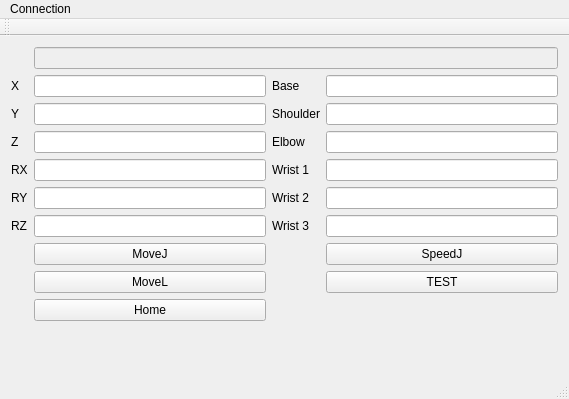
<?xml version="1.0" encoding="UTF-8"?>
<ui version="4.0">
 <class>MainWindow</class>
 <widget class="QMainWindow" name="MainWindow">
  <property name="enabled">
   <bool>true</bool>
  </property>
  <property name="geometry">
   <rect>
    <x>0</x>
    <y>0</y>
    <width>569</width>
    <height>399</height>
   </rect>
  </property>
  <property name="windowTitle">
   <string>UR3 Data</string>
  </property>
  <widget class="QWidget" name="centralWidget">
   <layout class="QGridLayout" name="gridLayout">
    <item row="3" column="2">
     <widget class="QLabel" name="label_3">
      <property name="text">
       <string>Elbow</string>
      </property>
     </widget>
    </item>
    <item row="1" column="0">
     <widget class="QLabel" name="label_7">
      <property name="text">
       <string>X</string>
      </property>
     </widget>
    </item>
    <item row="1" column="2">
     <widget class="QLabel" name="label">
      <property name="text">
       <string>Base</string>
      </property>
     </widget>
    </item>
    <item row="1" column="3">
     <widget class="QLineEdit" name="lineEditBase"/>
    </item>
    <item row="2" column="0">
     <widget class="QLabel" name="label_8">
      <property name="text">
       <string>Y</string>
      </property>
     </widget>
    </item>
    <item row="2" column="1">
     <widget class="QLineEdit" name="lineEditY"/>
    </item>
    <item row="4" column="0">
     <widget class="QLabel" name="label_10">
      <property name="text">
       <string>RX</string>
      </property>
     </widget>
    </item>
    <item row="1" column="1">
     <widget class="QLineEdit" name="lineEditX"/>
    </item>
    <item row="4" column="1">
     <widget class="QLineEdit" name="lineEditRX"/>
    </item>
    <item row="5" column="0">
     <widget class="QLabel" name="label_12">
      <property name="text">
       <string>RY</string>
      </property>
     </widget>
    </item>
    <item row="6" column="1">
     <widget class="QLineEdit" name="lineEditRZ"/>
    </item>
    <item row="3" column="0">
     <widget class="QLabel" name="label_9">
      <property name="text">
       <string>Z</string>
      </property>
     </widget>
    </item>
    <item row="3" column="1">
     <widget class="QLineEdit" name="lineEditZ"/>
    </item>
    <item row="2" column="2">
     <widget class="QLabel" name="label_2">
      <property name="text">
       <string>Shoulder</string>
      </property>
     </widget>
    </item>
    <item row="6" column="0">
     <widget class="QLabel" name="label_11">
      <property name="text">
       <string>RZ</string>
      </property>
     </widget>
    </item>
    <item row="5" column="1">
     <widget class="QLineEdit" name="lineEditRY"/>
    </item>
    <item row="3" column="3">
     <widget class="QLineEdit" name="lineEditElbow"/>
    </item>
    <item row="4" column="2">
     <widget class="QLabel" name="label_4">
      <property name="text">
       <string>Wrist 1</string>
      </property>
     </widget>
    </item>
    <item row="6" column="2">
     <widget class="QLabel" name="label_6">
      <property name="text">
       <string>Wrist 3</string>
      </property>
     </widget>
    </item>
    <item row="4" column="3">
     <widget class="QLineEdit" name="lineEditWrist1"/>
    </item>
    <item row="5" column="2">
     <widget class="QLabel" name="label_5">
      <property name="text">
       <string>Wrist 2</string>
      </property>
     </widget>
    </item>
    <item row="6" column="3">
     <widget class="QLineEdit" name="lineEditWrist3"/>
    </item>
    <item row="5" column="3">
     <widget class="QLineEdit" name="lineEditWrist2"/>
    </item>
    <item row="10" column="1">
     <spacer name="verticalSpacer">
      <property name="orientation">
       <enum>Qt::Vertical</enum>
      </property>
      <property name="sizeHint" stdset="0">
       <size>
        <width>20</width>
        <height>40</height>
       </size>
      </property>
     </spacer>
    </item>
    <item row="10" column="3">
     <spacer name="verticalSpacer_2">
      <property name="orientation">
       <enum>Qt::Vertical</enum>
      </property>
      <property name="sizeHint" stdset="0">
       <size>
        <width>20</width>
        <height>40</height>
       </size>
      </property>
     </spacer>
    </item>
    <item row="0" column="1" colspan="3">
     <widget class="QLineEdit" name="lineEdit_Connection">
      <property name="enabled">
       <bool>false</bool>
      </property>
      <property name="text">
       <string/>
      </property>
     </widget>
    </item>
    <item row="7" column="1">
     <widget class="QPushButton" name="pushButton_MoveJ">
      <property name="text">
       <string>MoveJ</string>
      </property>
     </widget>
    </item>
    <item row="7" column="3">
     <widget class="QPushButton" name="pushButton_SpeedJ">
      <property name="text">
       <string>SpeedJ</string>
      </property>
     </widget>
    </item>
    <item row="8" column="1">
     <widget class="QPushButton" name="pushButton_MoveL">
      <property name="text">
       <string>MoveL</string>
      </property>
     </widget>
    </item>
    <item row="8" column="3">
     <widget class="QPushButton" name="pushButton_Samurai">
      <property name="text">
       <string>TEST</string>
      </property>
     </widget>
    </item>
    <item row="2" column="3">
     <widget class="QLineEdit" name="lineEditShoulder"/>
    </item>
    <item row="9" column="1">
     <widget class="QPushButton" name="pushButton_Home">
      <property name="text">
       <string>Home</string>
      </property>
     </widget>
    </item>
   </layout>
  </widget>
  <widget class="QMenuBar" name="menuBar">
   <property name="geometry">
    <rect>
     <x>0</x>
     <y>0</y>
     <width>569</width>
     <height>21</height>
    </rect>
   </property>
   <widget class="QMenu" name="menuConnection">
    <property name="title">
     <string>Connection</string>
    </property>
    <addaction name="actionConnect"/>
    <addaction name="actionSettings"/>
   </widget>
   <addaction name="menuConnection"/>
  </widget>
  <widget class="QToolBar" name="mainToolBar">
   <attribute name="toolBarArea">
    <enum>TopToolBarArea</enum>
   </attribute>
   <attribute name="toolBarBreak">
    <bool>false</bool>
   </attribute>
  </widget>
  <widget class="QStatusBar" name="statusBar"/>
  <action name="actionConnection_Info">
   <property name="text">
    <string>Connection Info</string>
   </property>
   <property name="shortcut">
    <string>Ctrl+C</string>
   </property>
  </action>
  <action name="actionConnect">
   <property name="text">
    <string>Connect</string>
   </property>
  </action>
  <action name="actionSettings">
   <property name="text">
    <string>Settings</string>
   </property>
  </action>
 </widget>
 <layoutdefault spacing="6" margin="11"/>
 <resources/>
 <connections/>
</ui>
